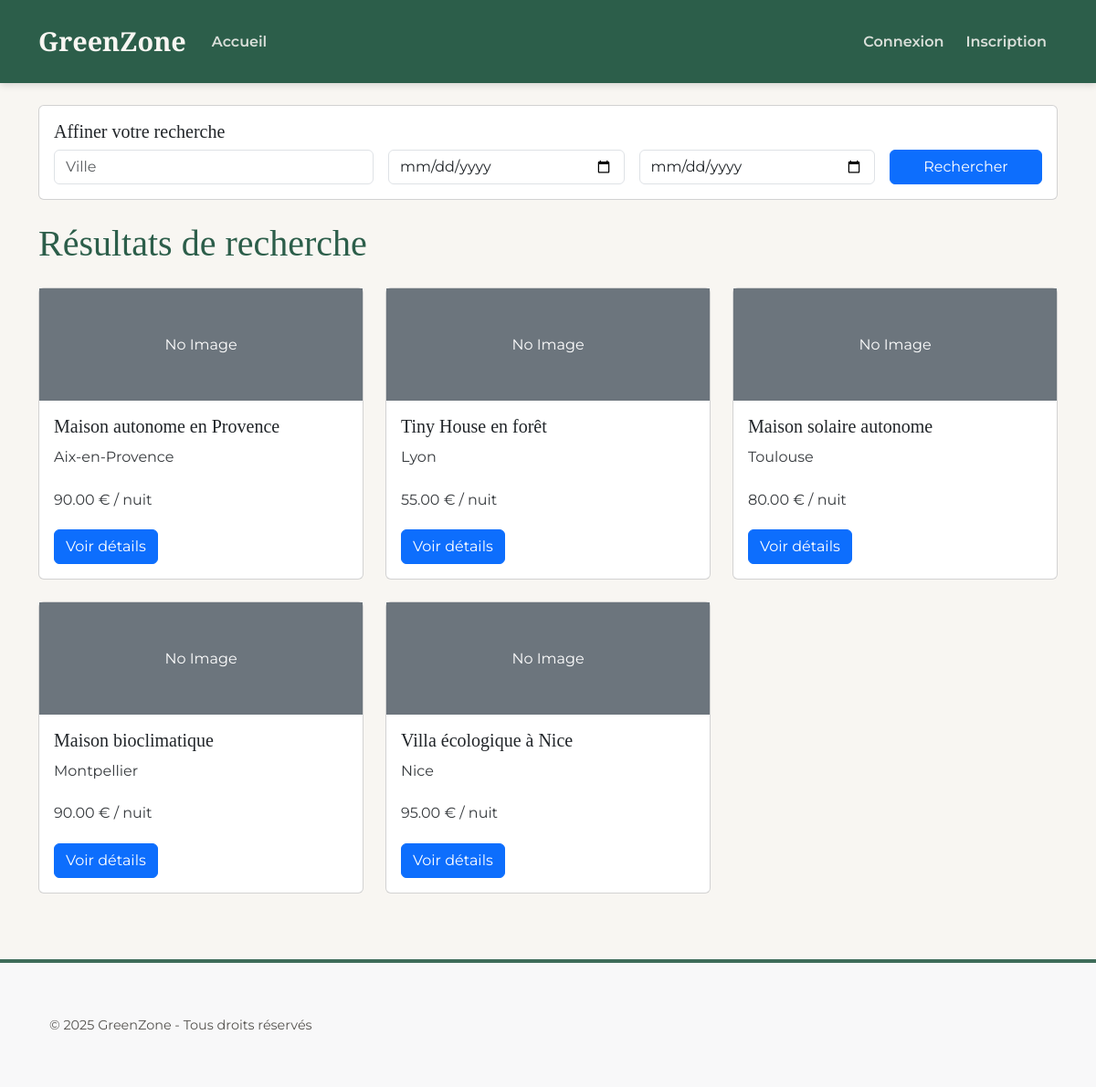
The app's page /search/ with its own data.
### accommodations/models.py (models this page shows, shortened)
class Accommodation(models.Model):
    title = models.CharField(max_length=200)
    description = models.TextField()
    city = models.CharField(max_length=100)
    price_per_night = models.DecimalField(max_digits=10, decimal_places=2)
    capacity = models.IntegerField(default=1)
    owner = models.ForeignKey('auth.User', on_delete=models.CASCADE)
    image = models.ImageField(upload_to='accommodations/', null=True, blank=True)  # 👈 simple et direct

### accommodations/views.py (the view, shortened to what this page needs)
# urls.py: path('search/', views.accommodation_search, name='accommodation_search'),
def accommodation_search(request):
    city = request.GET.get('city', '')
    check_in = request.GET.get('check_in', '')
    check_out = request.GET.get('check_out', '')
    accommodations = Accommodation.objects.all()
    if city:
        accommodations = accommodations.filter(city__icontains=city)
    return render(request, 'accommodations/search.html', {
        'accommodations': accommodations,
        'city': city,
        'check_in': check_in,
        'check_out': check_out,
    })

### accommodations/templates/accommodations/search.html (shortened to what this page needs)
{% extends 'base.html' %}
{% block content %}
    <div class="row mb-4">
        <div class="col-md-12">
            <div class="card">
                <div class="card-body">
                    <h5 class="card-title">Affiner votre recherche</h5>
                    <form method="get" action="{% url 'accommodation_search' %}" class="row g-3">
                        <div class="col-md-4">
                            <input type="text" class="form-control" name="city" value="{{ city }}" placeholder="Ville">
                        </div>
                        <div class="col-md-3">
                            <input type="date" class="form-control" name="check_in" value="{{ check_in }}" placeholder="Arrivée">
                        </div>
                        <div class="col-md-3">
                            <input type="date" class="form-control" name="check_out" value="{{ check_out }}" placeholder="Départ">
                        </div>
                        <div class="col-md-2">
                            <button type="submit" class="btn btn-primary w-100">Rechercher</button>
                        </div>
                    </form>
                </div>
            </div>
        </div>
    </div>
    <h1 class="mb-4">Résultats de recherche</h1>
    <div class="row">
        {% for accommodation in accommodations %}
            <div class="col-md-4 mb-4">
                <div class="card h-100">
                    {% if accommodation.images.all %}
                        <img src="{{ accommodation.images.first.image.url }}" class="card-img-top" alt="{{ accommodation.title }}">
                    {% else %}
                        <div class="bg-secondary text-white text-center p-5">No Image</div>
                    {% endif %}
                    <div class="card-body">
                        <h5 class="card-title">{{ accommodation.title }}</h5>
                        <p class="card-text">{{ accommodation.city }}</p>
                        <p class="card-text">{{ accommodation.price_per_night }} € / nuit</p>
                        <a href="{% url 'accommodation_detail' accommodation.id %}" class="btn btn-primary">Voir détails</a>
                    </div>
                </div>
            </div>
        {% empty %}
            <div class="col-12">
                <p>Aucun logement disponible pour les critères sélectionnés.</p>
            </div>
        {% endfor %}
    </div>
{% endblock %}

### static/css/main.css (style rules this page uses)
:root { --color-primary: #2c5e4a; --color-secondary: #a0d2db; --color-accent: #e57c58; --color-background-light: #f8f6f2; --color-background-medium: #e8e4dc; --color-text-dark: #312e2a; --color-text-light: #f8f6f2; --color-text-link-light: rgba(248, 246, 242, 0.85); --color-text-link-light-hover: #ffffff; --font-primary: 'Montserrat', sans-serif; --font-headings: 'Playfair Display', serif; --transition-speed: 0.3s; --transition-timing: ease-in-out; }
html { scroll-behavior: smooth; }
body { font-family: var(--font-primary); background-color: var(--color-background-light); color: var(--color-text-dark); line-height: 1.7; display: flex; flex-direction: column; min-height: 100vh; }
h1, h2, h3, h4, h5, h6 { font-family: var(--font-headings); color: var(--color-primary); margin-bottom: 1rem; }
p { margin-bottom: 1.2rem; opacity: 0.9; }
a { color: var(--color-accent); text-decoration: none; transition: color var(--transition-speed) var(--transition-timing); }

### records on screen
Accommodation: title "Maison autonome en Provence", city "Aix-en-Provence", price_per_night "90.00"
Accommodation: title "Tiny House en forêt", city "Lyon", price_per_night "55.00"
Accommodation: title "Maison solaire autonome", city "Toulouse", price_per_night "80.00"
Accommodation: title "Maison bioclimatique", city "Montpellier", price_per_night "90.00"
Accommodation: title "Villa écologique à Nice", city "Nice", price_per_night "95.00"
